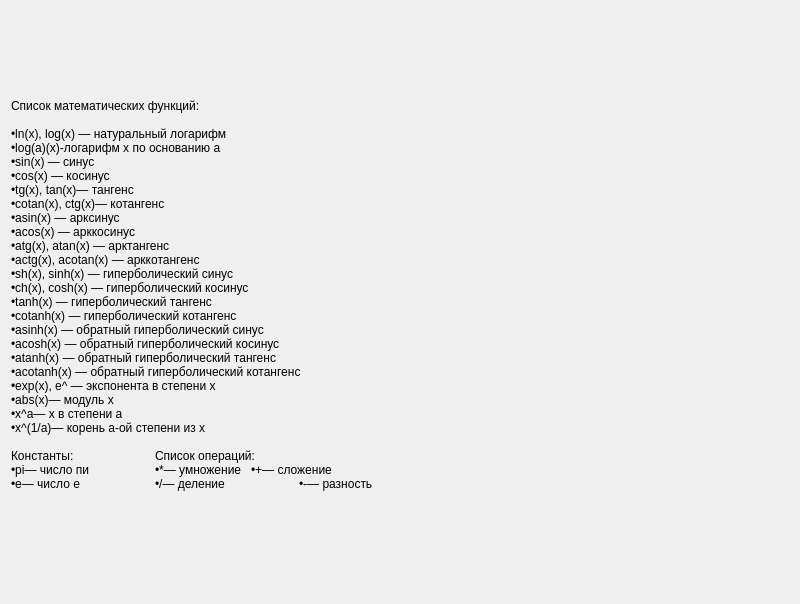
<?xml version="1.0" encoding="UTF-8"?>
<ui version="4.0">
 <class>reference</class>
 <widget class="QDialog" name="reference">
  <property name="geometry">
   <rect>
    <x>0</x>
    <y>0</y>
    <width>800</width>
    <height>604</height>
   </rect>
  </property>
  <property name="windowTitle">
   <string>Dialog</string>
  </property>
  <layout class="QGridLayout" name="gridLayout">
   <item row="0" column="1">
    <widget class="QLabel" name="label_2">
     <property name="text">
      <string/>
     </property>
     <property name="pixmap">
      <pixmap>C:/Users/днс/OneDrive/Рабочий стол/in22aKgL-l8.jpg</pixmap>
     </property>
     <property name="scaledContents">
      <bool>true</bool>
     </property>
    </widget>
   </item>
   <item row="0" column="0">
    <widget class="QLabel" name="label">
     <property name="text">
      <string>Список математических функций:

•ln(x), log(x) — натуральный логарифм
•log(a)(x)-логарифм x по основанию a
•sin(x) — синус
•cos(x) — косинус
•tg(x), tan(x)— тангенс
•cotan(x), ctg(x)— котангенс
•asin(x) — арксинус
•acos(x) — арккосинус
•atg(x), atan(x) — арктангенс
•actg(x), acotan(x) — арккотангенс
•sh(x), sinh(x) — гиперболический синус
•ch(x), cosh(x) — гиперболический косинус
•tanh(x) — гиперболический тангенс
•cotanh(x) — гиперболический котангенс
•asinh(x) — обратный гиперболический синус
•acosh(x) — обратный гиперболический косинус
•atanh(x) — обратный гиперболический тангенс
•acotanh(x) — обратный гиперболический котангенс
•exp(x), e^ — экспонента в степени x
•abs(x)— модуль x
•x^a— x в степени a
•x^(1/a)— корень a-ой степени из x

Константы:		Список операций:
•pi— число пи		•*— умножение	•+— сложение
•e— число e		•/— деление		•-— разность 
</string>
     </property>
    </widget>
   </item>
  </layout>
 </widget>
 <resources/>
 <connections/>
</ui>
